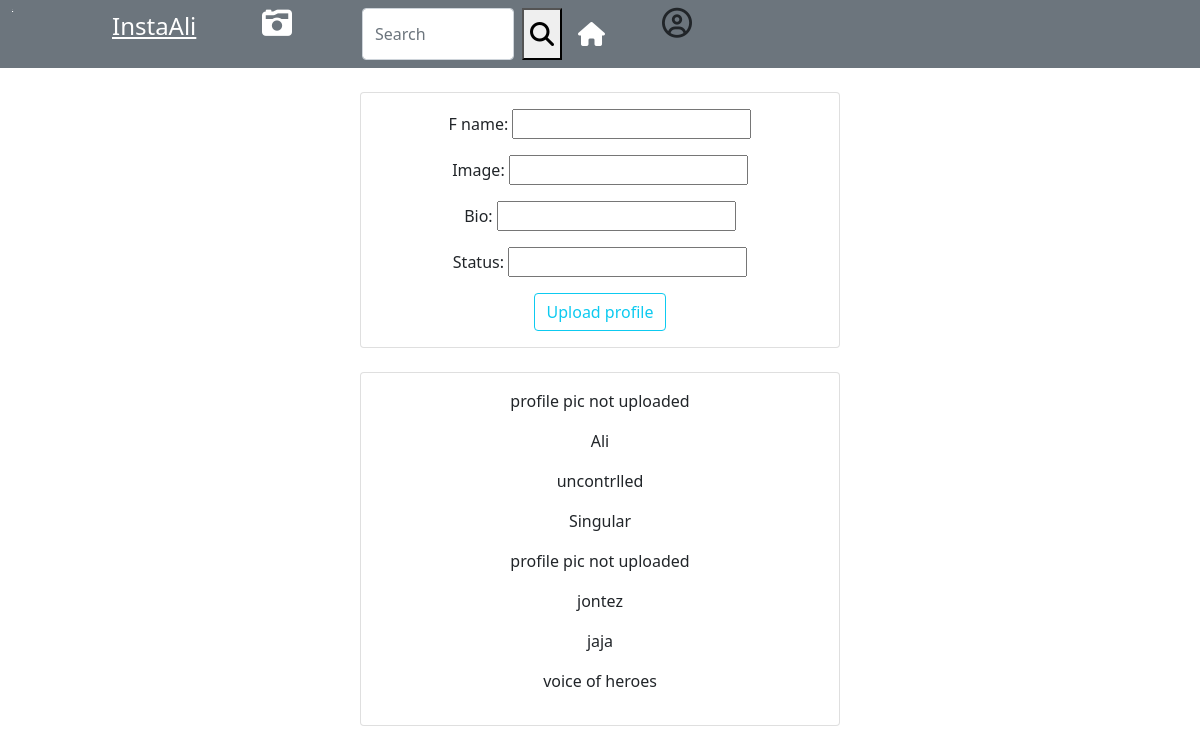
The app's page /profile, older data.
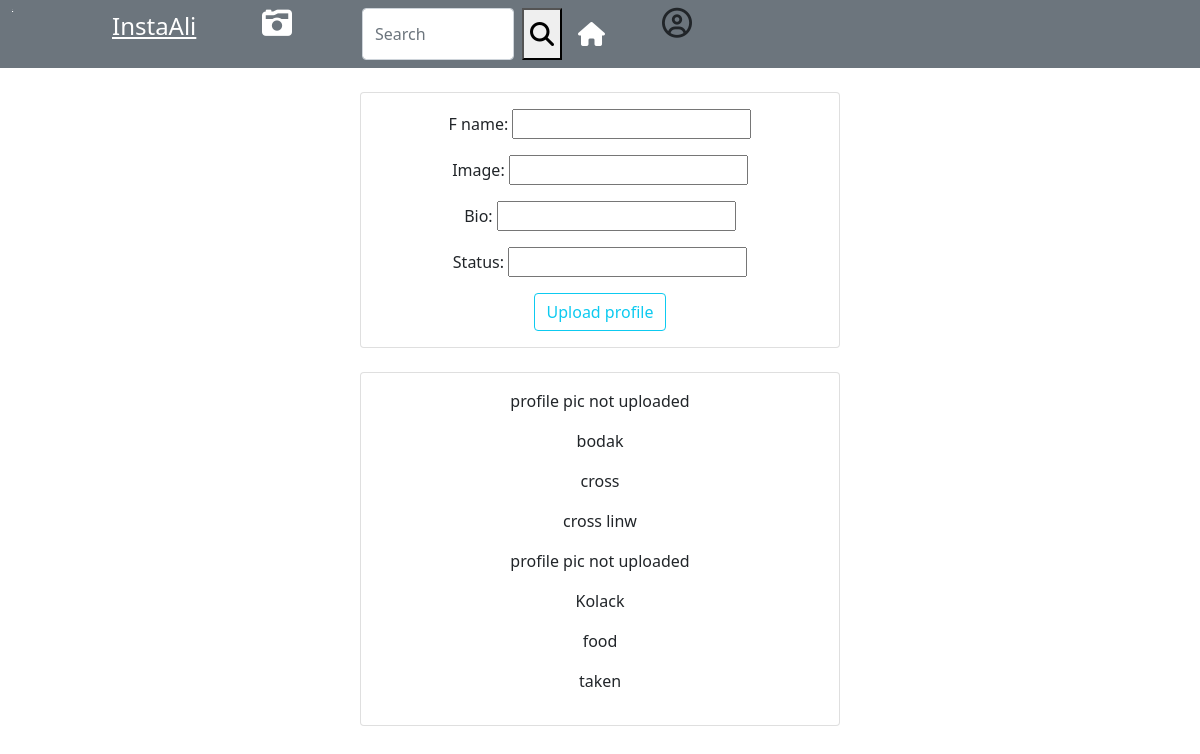
The same page, newer data.
### insta/models.py (models this page shows, shortened)
class UserDetail(models.Model):
    f_name = models.CharField(max_length=200)
    profile_pic = CloudinaryField('image')
    bio = models.CharField(max_length=200)
    status = models.CharField(max_length=300)

### insta/views.py (the view)
# urls.py: path('profile',views.profile, name='profile'),
def profile(request):
    if request.method == "POST":
        form = UserDetailForm(data=request.POST, files = request.FILES)
        if form.is_valid():
            form.save()
            object = form.instance
            return redirect('profile/profile.html', {"object":object})
    else:
        form = UserDetailForm()
    userdetails = UserDetail.objects.all()
    return render(request, 'profile/profile.html', {"userdetails":userdetails,"form":form})

### insta/forms.py
class UserDetailForm(forms.ModelForm):
    class Meta:
        model = UserDetail
        fields = ('f_name', 'profile_pic', 'bio', 'status',)

### insta/templates/profile/profile.html (shortened to what this page needs)
{% extends 'base.html' %}
{% block content %}
<div class="container">
    <div class="row">
        <div class="col-md-12">
            <br>
            <center>
                <div class="card" style="width: 30rem;">
                    <div class="card-body">
                        <form action="" method="post" enctype="multipart/form-data">
                        {{form.as_p}}
                        <a href="{% url 'profile_page' %}"><button class="btn btn-outline-info" type="submit">Upload profile</button></a>
                        </form>
                    </div>
                </div>
                <br>
                <div class="card"style="width: 30rem;" >
                    <div class="card-body">
                        {% for prof in userdetails %}
                        {% if object%}
                        <img src="{{ object.profile_pic.url}}" alt="image" class="img-thumnail">
                        {% else%}
                        <p>profile pic not uploaded</p>
                        {% endif %}
                        <p>{{prof.f_name}} </p>
                        <p>{{prof.bio}} </p>
                        <p>{{prof.status}} </p>
                        {% endfor %}
                    </div>
                </div>
            </center>
        </div>
    </div>
</div>
{% endblock%}

### insta/templates/base.html (shortened to what this page needs)
{% load static %}
<!DOCTYPE html>
<html lang="en">
<head>
    <link href="https://cdn.jsdelivr.net/npm/bootstrap@5.0.2/dist/css/bootstrap.min.css" rel="stylesheet">
    <link rel="stylesheet" href="{% static 'css/index.css' %}">
</head>
<body>
    {% include 'navbar.html'%}
    {% block content %}{% endblock%}
</body>
</html>

### insta/templates/navbar.html
<nav class="navbar navbar-expand-lg navbar-light bg-secondary text-dark">
    <div class="container-fluid ">
        <div class="text-white" style="display: flex;">
            <a style="font-size:2px; width: 100px;" class="v1 text-white" href="/">|</a>
            <a style="font-size:24px; width: 150px; ;" class="text-white" href="{% url 'home'%}">InstaAli</a>
            <a href="{% url 'post'%}"><i class="fa fa-camera-retro fa-4x text-white" aria-hidden="true" style="font-size:30px; width: 100px;"></i></a>
            <form class="d-flex mx-auto" style="width: 200px;">
                <input class="form-control me-2" type="search" placeholder="Search" aria-label="Search">
                <button style="font-size:24px"><i class="fa fa-search"></i></button>
            </form>
            <a style="font-size:24px;width: 100px" class="nav-link active text-white" aria-current="page" href="{% url 'home'%}"><i class="fas fa-home"></i></a>
            <a href="{% url 'profile'%}"><i class="far fa-user-circle text-dark width: 100px" style="font-size:30px"></i></a>
        </div>
    </div>
</nav>

Row changes from the older to the newer data that the page shows:
removed UserDetail: f_name "Ali", bio "uncontrlled", status "Singular"
removed UserDetail: f_name "jontez", bio "jaja", status "voice of heroes"
added UserDetail: f_name "bodak", bio "cross", status "cross linw"
added UserDetail: f_name "Kolack", bio "food", status "taken"
